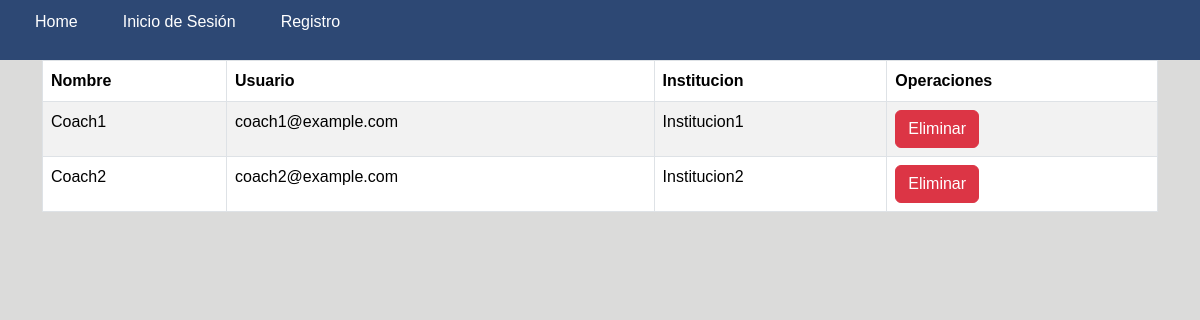
/Vista/ListaCoach.php, run on the app's committed database.
### tables this page shows
create table
    Coach (
        IdC int auto_increment,
        NombreC varchar(25) not null,
        CorreoC varchar(25) not null,
        Institucion varchar(25) not null,
        idTipo char(2) not null,
        PassCo varchar (25) not null,
        primary key (idC),
        foreign key (idTipo) references Tipo (id),
        foreign key (Institucion) references Instituciones (NombreI)
    );

### datos/conexion.php (called while the page is built)
<?php
class Conexion
{
    private static $servidor = 'localhost' ;
    private static $db = 'Coding' ;
    private static $usuario = 'root';
    private static $password = 'root';
    private static $puerto = '3306';
    private static $conexion  = null;
    public static function conectar()
    {
        if (self::$conexion==null)
        {
            try
            {
                self::$conexion =  new PDO( "mysql:host=".self::$servidor.";port=".self::$puerto.";dbname=".self::$db, self::$usuario, self::$password);
                self::$conexion->setAttribute(PDO::ATTR_ERRMODE, PDO::ERRMODE_EXCEPTION);
            }
            catch(PDOException $e)
            {
                exit($e->getMessage());
            }
        }
        return self::$conexion;
    }
    public static function desconectar()
    {
        self::$conexion = null;
    }
}
?>

### datos/daoCoach.php (called while the page is built, shortened)
<?php
require_once('conexion.php');
class DAOCoach
{
    private $conexion;
    private function conectar()
    {
        try {
            $this->conexion = Conexion::conectar();
        } catch (Exception $e) {
            die($e->getMessage());
        }
    }
    public function obtenerTodos()
    {
        try {
            $lista = array();
            $sentenciaSQL = $this->conexion->prepare("SELECT * FROM Coach");
            $sentenciaSQL->execute();
            $resultado = $sentenciaSQL->fetchAll(PDO::FETCH_OBJ);
            foreach ($resultado as $row) {
                $obj = new Coach();
                $obj->IdC = $row->IdC;
                $obj->NombreC = $row->NombreC;
                $obj->CorreoC = $row->CorreoC;
                $obj->Institucion = $row->Institucion;
                $obj->idTipo = $row->idTipo;
                $obj->PassCo = $row->PassCo;
                $lista[] = $obj;
            }
            return $lista;
        } catch (PDOException $e) {
            return null;
        } finally {
            Conexion::desconectar();
        }
    }
}

### Vista/ListaCoach.php (the view, shortened to what this page needs)
<!DOCTYPE html>
<html lang="en">
<head>
    <link rel="stylesheet" href="css/bootstrap.min.css">
    <link rel="stylesheet" href="../dt/DataTables-1.13.6/css/dataTables.bootstrap5.min.css">
    <link rel="stylesheet" href="../dt/Buttons-2.4.2/css/buttons.bootstrap5.min.css">
</head>
<body>
    <?php
    require('../Principal/menu.php');
    require('../datos/daoCoach.php');
    $daoCoach = new DAOCoach();
    $equipos = $daoCoach->obtenerTodos();
    ?>
    <div class="container">
        <table id="lista" class="table table-striped table-bordered">
            <thead>
                <tr>
                    <th>Nombre</th>
                    <th>Usuario</th>
                    <th>Institucion</th>
                    <th>Operaciones</th>
                </tr>
            </thead>
            <tbody>
                <?php
            if ($equipos) {
                foreach ($equipos as $coachItem) {
                    echo "<tr>",
                    "<td>" . $coachItem->NombreC . "</td>",
                    "<td>" . $coachItem->CorreoC . "</td>",
                    "<td>" . $coachItem->Institucion . "</td>",
                    "<td>",
                    "<button class='btn btn-danger btn-eliminar' data-idC='{$coachItem->IdC}' data-usuario='{$coachItem->NombreC}'>Eliminar</button>",
                    "</td>",
                    "</tr>";
                }
            } else {
                echo "<tr><td colspan='4'>No se encontraron registros</td></tr>";
            }
            ?>
            </tbody>
        </table>
    </div>
</body>
</html>

### estilos/estilos.css (style rules this page uses)
body { margin: 0; padding: 0; font-family: 'Arial', sans-serif; background-color: #dbdbda; }

### data on the page
coach: NombreC "Coach1", CorreoC "coach1@example.com", Institucion "Institucion1"
coach: NombreC "Coach2", CorreoC "coach2@example.com", Institucion "Institucion2"
